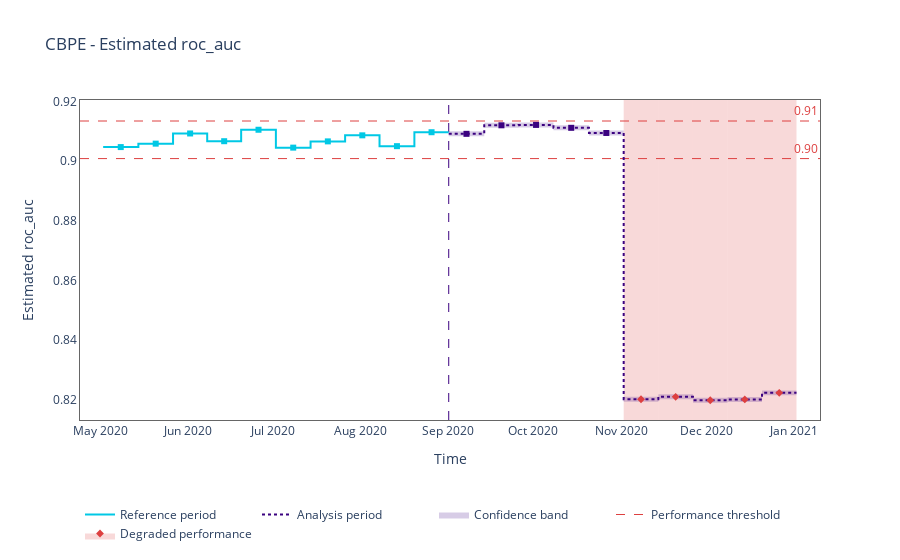
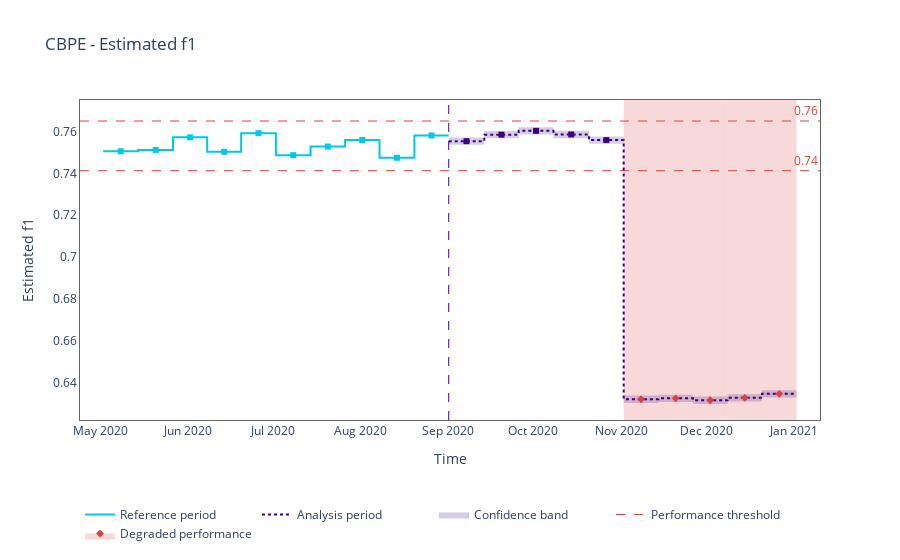

The notebook cell these images were saved under, in order:
### Code cell
for metric in cbpe.metrics:
    figure = est_perf_with_ref.plot(kind='performance', metric=metric)
    figure.show()

### Figure 1 — Plotly figure (JSON) as saved in the notebook; plotly's stock layout.template omitted (floating-point values rounded to 4 significant figures)
{"data": [{"hoverinfo": "skip", "line": {"color": "rgba(0,0,0,0)", "shape": "hv"}, "mode": "lines", "showlegend": false, "type": "scatter", "x": ["2020-09-01T03:10:01", "2020-09-13T16:15:32", "2020-09-25T19:50:04", "2020-10-08T02:57:34", "2020-10-20T15:49:06", "2020-11-01T22:04:59", "2020-11-14T03:55:49", "2020-11-26T09:19:22", "2020-12-08T14:34:25", "2020-12-20T18:31:09", "2021-01-01T22:57:55"], "y": [0.91, 0.9129, 0.913, 0.9121, 0.9103, 0.8209, 0.8218, 0.8206, 0.8209, 0.8231, 0.8231]}, {"fill": "tonexty", "fillcolor": "rgba(0.23137254901960785, 0.00784313725490196, 0.5019607843137255, 0.2)", "hoverinfo": "skip", "line": {"color": "rgba(0,0,0,0)", "shape": "hv"}, "mode": "lines", "showlegend": false, "type": "scatter", "x": ["2020-09-01T03:10:01", "2020-09-13T16:15:32", "2020-09-25T19:50:04", "2020-10-08T02:57:34", "2020-10-20T15:49:06", "2020-11-01T22:04:59", "2020-11-14T03:55:49", "2020-11-26T09:19:22", "2020-12-08T14:34:25", "2020-12-20T18:31:09", "2021-01-01T22:57:55"], "y": [0.9084, 0.9112, 0.9114, 0.9104, 0.9087, 0.8193, 0.8201, 0.819, 0.8192, 0.8214, 0.8214]}, {"hoverinfo": "skip", "legendgroup": "1", "line": {"color": "#00c8e5", "shape": "hv", "width": 2}, "mode": "lines", "name": "Reference period", "type": "scatter", "x": ["2020-05-02T02:01:30", "2020-05-14T12:29:25", "2020-05-26T18:31:06", "2020-06-07T19:58:39", "2020-06-19T19:44:14", "2020-07-02T02:06:56", "2020-07-14T08:14:08", "2020-07-26T12:57:37", "2020-08-07T16:33:44", "2020-08-20T00:07:58", "2020-09-01T03:03:23"], "y": [0.9048, 0.9059, 0.9093, 0.9067, 0.9106, 0.9046, 0.9067, 0.9087, 0.9051, 0.9097, 0.9097]}, {"hoverinfo": "skip", "legendgroup": "1", "line": {"color": "#3b0280", "dash": "dot", "shape": "hv", "width": 2}, "mode": "lines", "name": "Analysis period", "type": "scatter", "x": ["2020-09-01T03:10:01", "2020-09-13T16:15:32", "2020-09-25T19:50:04", "2020-10-08T02:57:34", "2020-10-20T15:49:06", "2020-11-01T22:04:59", "2020-11-14T03:55:49", "2020-11-26T09:19:22", "2020-12-08T14:34:25", "2020-12-20T18:31:09", "2021-01-01T22:57:55"], "y": [0.9092, 0.9121, 0.9122, 0.9112, 0.9095, 0.8201, 0.8209, 0.8198, 0.8201, 0.8223, 0.8223]}, {"customdata": [["[0:5999]", "May-02-2020", "May-14-2020", "0.9048", "<b style=\"color:#00c8e5;line-height:60px\">Reference</b>", "", ""], ["[6000:11999]", "May-14-2020", "May-26-2020", "0.9059", "<b style=\"color:#00c8e5;line-height:60px\">Reference</b>", "", ""], ["[12000:17999]", "May-26-2020", "Jun-07-2020", "0.9093", "<b style=\"color:#00c8e5;line-height:60px\">Reference</b>", "", ""], ["[18000:23999]", "Jun-07-2020", "Jun-19-2020", "0.9067", "<b style=\"color:#00c8e5;line-height:60px\">Reference</b>", "", ""], ["[24000:29999]", "Jun-19-2020", "Jul-02-2020", "0.9106", "<b style=\"color:#00c8e5;line-height:60px\">Reference</b>", "", ""], ["[30000:35999]", "Jul-02-2020", "Jul-14-2020", "0.9046", "<b style=\"color:#00c8e5;line-height:60px\">Reference</b>", "", ""], ["[36000:41999]", "Jul-14-2020", "Jul-26-2020", "0.9067", "<b style=\"color:#00c8e5;line-height:60px\">Reference</b>", "", ""], ["[42000:47999]", "Jul-26-2020", "Aug-07-2020", "0.9087", "<b style=\"color:#00c8e5;line-height:60px\">Reference</b>", "", ""], ["[48000:53999]", "Aug-07-2020", "Aug-20-2020", "0.9051", "<b style=\"color:#00c8e5;line-height:60px\">Reference</b>", "", ""], ["[54000:59999]", "Aug-20-2020", "Sep-01-2020", "0.9097", "<b style=\"color:#00c8e5;line-height:60px\">Reference</b>", "", ""]], "hovertemplate": "%{customdata[4]} &nbsp; &nbsp; <span style=\"color:#AD0000\">%{customdata[5]}</span><br>Chunk: <b>%{customdata[0]}</b> &nbsp; &nbsp; From <b>%{customdata[1]}</b> to <b>%{customdata[2]}</b> &nbsp; &nbsp; <br>Estimated ROC AUC: <b>%{customdata[3]}</b>  &nbsp; &nbsp; %{customdata[6]} <extra></extra>", "marker": {"color": "#00c8e5", "size": 6, "symbol": "square"}, "mode": "markers", "name": "Reference", "showlegend": false, "type": "scatter", "x": ["2020-05-08T07:13:32.500000", "2020-05-20T15:28:33.500000", "2020-06-01T19:13:25.500000", "2020-06-13T19:50:29.500000", "2020-06-25T22:51:09.500000", "2020-07-08T05:10:30", "2020-07-20T10:34:55", "2020-08-01T14:44:56", "2020-08-13T20:19:56", "2020-08-26T01:35:40.500000"], "y": [0.9048, 0.9059, 0.9093, 0.9067, 0.9106, 0.9046, 0.9067, 0.9087, 0.9051, 0.9097]}, {"customdata": [["[60000:65999]", "Sep-01-2020", "Sep-13-2020", "0.9092", "<b style=\"color:#3b0280;line-height:60px\">Analysis</b>", "", ""], ["[66000:71999]", "Sep-13-2020", "Sep-25-2020", "0.9121", "<b style=\"color:#3b0280;line-height:60px\">Analysis</b>", "", ""], ["[72000:77999]", "Sep-25-2020", "Oct-08-2020", "0.9122", "<b style=\"color:#3b0280;line-height:60px\">Analysis</b>", "", ""], ["[78000:83999]", "Oct-08-2020", "Oct-20-2020", "0.9112", "<b style=\"color:#3b0280;line-height:60px\">Analysis</b>", "", ""], ["[84000:89999]", "Oct-20-2020", "Nov-01-2020", "0.9095", "<b style=\"color:#3b0280;line-height:60px\">Analysis</b>", "", ""]], "hovertemplate": "%{customdata[4]} &nbsp; &nbsp; <span style=\"color:#AD0000\">%{customdata[5]}</span><br>Chunk: <b>%{customdata[0]}</b> &nbsp; &nbsp; From <b>%{customdata[1]}</b> to <b>%{customdata[2]}</b> &nbsp; &nbsp; <br>Estimated ROC AUC: <b>%{customdata[3]}</b>  &nbsp; &nbsp; %{customdata[6]} <extra></extra>", "marker": {"color": "#3b0280", "size": 6, "symbol": "square"}, "mode": "markers", "name": "No change", "showlegend": false, "type": "scatter", "x": ["2020-09-07T09:42:35.500000", "2020-09-19T18:02:07", "2020-10-01T23:21:55.500000", "2020-10-14T09:22:56.500000", "2020-10-26T18:56:53"], "y": [0.9092, 0.9121, 0.9122, 0.9112, 0.9095]}, {"customdata": [["[90000:95999]", "Nov-01-2020", "Nov-14-2020", "0.8201", "<b style=\"color:#3b0280;line-height:60px\">Analysis</b>", "⚠ <b>Drift detected</b>", ""], ["[96000:101999]", "Nov-14-2020", "Nov-26-2020", "0.8209", "<b style=\"color:#3b0280;line-height:60px\">Analysis</b>", "⚠ <b>Drift detected</b>", ""], ["[102000:107999]", "Nov-26-2020", "Dec-08-2020", "0.8198", "<b style=\"color:#3b0280;line-height:60px\">Analysis</b>", "⚠ <b>Drift detected</b>", ""], ["[108000:113999]", "Dec-08-2020", "Dec-20-2020", "0.8201", "<b style=\"color:#3b0280;line-height:60px\">Analysis</b>", "⚠ <b>Drift detected</b>", ""], ["[114000:119999]", "Dec-20-2020", "Jan-01-2021", "0.8223", "<b style=\"color:#3b0280;line-height:60px\">Analysis</b>", "⚠ <b>Drift detected</b>", ""]], "hovertemplate": "%{customdata[4]} &nbsp; &nbsp; <span style=\"color:#AD0000\">%{customdata[5]}</span><br>Chunk: <b>%{customdata[0]}</b> &nbsp; &nbsp; From <b>%{customdata[1]}</b> to <b>%{customdata[2]}</b> &nbsp; &nbsp; <br>Estimated ROC AUC: <b>%{customdata[3]}</b>  &nbsp; &nbsp; %{customdata[6]} <extra></extra>", "marker": {"color": "#DD4040", "size": 6, "symbol": "diamond"}, "mode": "markers", "name": "Change", "showlegend": false, "type": "scatter", "x": ["2020-11-08T01:00:16", "2020-11-20T06:37:27.500000", "2020-12-02T11:56:39", "2020-12-14T16:32:27.500000", "2020-12-26T20:44:32"], "y": [0.8201, 0.8209, 0.8198, 0.8201, 0.8223]}, {"line": {"color": "rgba(0,0,0,0)"}, "mode": "lines", "showlegend": false, "type": "scatter", "x": [[1588922012500000000], [1609015472000000000]], "y": [null, null]}, {"fill": "tonexty", "fillcolor": "rgba(0.23137254901960785, 0.00784313725490196, 0.5019607843137255, 0.2)", "legendgroup": "1", "line": {"color": "rgba(0,0,0,0)"}, "mode": "lines", "name": "Confidence band", "type": "scatter", "x": [[1588922012500000000], [1609015472000000000]], "y": [null, null]}, {"legendgroup": "1", "line": {"color": "#DD4040", "dash": "dash", "width": 1}, "mode": "lines", "name": "Performance threshold", "type": "scatter", "x": [[1588922012500000000], [1609015472000000000]], "y": [null, null]}, {"line": {"color": "rgba(0,0,0,0)"}, "mode": "lines", "showlegend": false, "type": "scatter", "x": [[1588922012500000000], [1609015472000000000]], "y": [null, null]}, {"fill": "tonexty", "fillcolor": "rgba(0.8666666666666667, 0.25098039215686274, 0.25098039215686274, 0.2)", "legendgroup": "1", "line": {"color": "rgba(0,0,0,0)"}, "marker": {"color": "#DD4040", "size": 6, "symbol": "diamond"}, "mode": "lines+markers", "name": "Degraded performance", "type": "scatter", "x": [[1588922012500000000], [1609015472000000000]], "y": [null, null]}], "layout": {"annotations": [{"font": {"color": "#DD4040"}, "showarrow": false, "text": "0.91", "x": 1, "xanchor": "right", "xref": "x domain", "y": 0.9135, "yanchor": "bottom", "yref": "y"}, {"font": {"color": "#DD4040"}, "showarrow": false, "text": "0.90", "x": 1, "xanchor": "right", "xref": "x domain", "y": 0.9009, "yanchor": "bottom", "yref": "y"}], "hoverlabel": {"bgcolor": "white", "font": {"size": 14}}, "legend": {"itemclick": false, "itemdoubleclick": false, "orientation": "h", "traceorder": "normal", "x": 0, "xanchor": "left", "y": -0.25, "yanchor": "top"}, "paper_bgcolor": "rgba(255,255,255,1)", "plot_bgcolor": "rgba(255,255,255,1)", "shapes": [{"layer": "below", "line": {"color": "#DD4040", "dash": "dash", "width": 1}, "type": "line", "x0": 0, "x1": 1, "xref": "x domain", "y0": 0.9135, "y1": 0.9135, "yref": "y"}, {"layer": "below", "line": {"color": "#DD4040", "dash": "dash", "width": 1}, "type": "line", "x0": 0, "x1": 1, "xref": "x domain", "y0": 0.9009, "y1": 0.9009, "yref": "y"}, {"layer": "below", "line": {"color": "#3b0280", "dash": "dash", "width": 1}, "type": "line", "x0": "2020-09-01T03:10:01", "x1": "2020-09-01T03:10:01", "xref": "x", "y0": 0, "y1": 1, "yref": "y domain"}, {"fillcolor": "#DD4040", "layer": "below", "line": {"width": 0}, "opacity": 0.2, "type": "rect", "x0": "2020-11-01T22:04:59", "x1": "2020-11-14T03:55:33", "xref": "x", "y0": 0, "y1": 1, "yref": "y domain"}, {"fillcolor": "#DD4040", "layer": "below", "line": {"width": 0}, "opacity": 0.2, "type": "rect", "x0": "2020-11-14T03:55:49", "x1": "2020-11-26T09:19:06", "xref": "x", "y0": 0, "y1": 1, "yref": "y domain"}, {"fillcolor": "#DD4040", "layer": "below", "line": {"width": 0}, "opacity": 0.2, "type": "rect", "x0": "2020-11-26T09:19:22", "x1": "2020-12-08T14:33:56", "xref": "x", "y0": 0, "y1": 1, "yref": "y domain"}, {"fillcolor": "#DD4040", "layer": "below", "line": {"width": 0}, "opacity": 0.2, "type": "rect", "x0": "2020-12-08T14:34:25", "x1": "2020-12-20T18:30:30", "xref": "x", "y0": 0, "y1": 1, "yref": "y domain"}, {"fillcolor": "#DD4040", "layer": "below", "line": {"width": 0}, "opacity": 0.2, "type": "rect", "x0": "2020-12-20T18:31:09", "x1": "2021-01-01T22:57:55", "xref": "x", "y0": 0, "y1": 1, "yref": "y domain"}], "title": {"text": "CBPE - Estimated roc_auc"}, "xaxis": {"linecolor": "#666666", "mirror": true, "showgrid": false, "title": {"text": "Time"}, "zeroline": false}, "yaxis": {"linecolor": "#666666", "mirror": true, "showgrid": false, "title": {"text": "Estimated roc_auc"}, "zeroline": false}}}

### Figure 2 — Plotly figure (JSON) as saved in the notebook; plotly's stock layout.template omitted (floating-point values rounded to 4 significant figures)
{"data": [{"hoverinfo": "skip", "line": {"color": "rgba(0,0,0,0)", "shape": "hv"}, "mode": "lines", "showlegend": false, "type": "scatter", "x": ["2020-09-01T03:10:01", "2020-09-13T16:15:32", "2020-09-25T19:50:04", "2020-10-08T02:57:34", "2020-10-20T15:49:06", "2020-11-01T22:04:59", "2020-11-14T03:55:49", "2020-11-26T09:19:22", "2020-12-08T14:34:25", "2020-12-20T18:31:09", "2021-01-01T22:57:55"], "y": [0.7571, 0.7602, 0.762, 0.7603, 0.7576, 0.6341, 0.6345, 0.6336, 0.6347, 0.6366, 0.6366]}, {"fill": "tonexty", "fillcolor": "rgba(0.23137254901960785, 0.00784313725490196, 0.5019607843137255, 0.2)", "hoverinfo": "skip", "line": {"color": "rgba(0,0,0,0)", "shape": "hv"}, "mode": "lines", "showlegend": false, "type": "scatter", "x": ["2020-09-01T03:10:01", "2020-09-13T16:15:32", "2020-09-25T19:50:04", "2020-10-08T02:57:34", "2020-10-20T15:49:06", "2020-11-01T22:04:59", "2020-11-14T03:55:49", "2020-11-26T09:19:22", "2020-12-08T14:34:25", "2020-12-20T18:31:09", "2021-01-01T22:57:55"], "y": [0.7536, 0.7567, 0.7585, 0.7568, 0.7541, 0.6306, 0.631, 0.6301, 0.6312, 0.6331, 0.6331]}, {"hoverinfo": "skip", "legendgroup": "1", "line": {"color": "#00c8e5", "shape": "hv", "width": 2}, "mode": "lines", "name": "Reference period", "type": "scatter", "x": ["2020-05-02T02:01:30", "2020-05-14T12:29:25", "2020-05-26T18:31:06", "2020-06-07T19:58:39", "2020-06-19T19:44:14", "2020-07-02T02:06:56", "2020-07-14T08:14:08", "2020-07-26T12:57:37", "2020-08-07T16:33:44", "2020-08-20T00:07:58", "2020-09-01T03:03:23"], "y": [0.7505, 0.7511, 0.7571, 0.7503, 0.7591, 0.7486, 0.7528, 0.7559, 0.7474, 0.7581, 0.7581]}, {"hoverinfo": "skip", "legendgroup": "1", "line": {"color": "#3b0280", "dash": "dot", "shape": "hv", "width": 2}, "mode": "lines", "name": "Analysis period", "type": "scatter", "x": ["2020-09-01T03:10:01", "2020-09-13T16:15:32", "2020-09-25T19:50:04", "2020-10-08T02:57:34", "2020-10-20T15:49:06", "2020-11-01T22:04:59", "2020-11-14T03:55:49", "2020-11-26T09:19:22", "2020-12-08T14:34:25", "2020-12-20T18:31:09", "2021-01-01T22:57:55"], "y": [0.7553, 0.7584, 0.7603, 0.7585, 0.7559, 0.6323, 0.6327, 0.6318, 0.633, 0.6349, 0.6349]}, {"customdata": [["[0:5999]", "May-02-2020", "May-14-2020", "0.7505", "<b style=\"color:#00c8e5;line-height:60px\">Reference</b>", "", ""], ["[6000:11999]", "May-14-2020", "May-26-2020", "0.7511", "<b style=\"color:#00c8e5;line-height:60px\">Reference</b>", "", ""], ["[12000:17999]", "May-26-2020", "Jun-07-2020", "0.7571", "<b style=\"color:#00c8e5;line-height:60px\">Reference</b>", "", ""], ["[18000:23999]", "Jun-07-2020", "Jun-19-2020", "0.7503", "<b style=\"color:#00c8e5;line-height:60px\">Reference</b>", "", ""], ["[24000:29999]", "Jun-19-2020", "Jul-02-2020", "0.7591", "<b style=\"color:#00c8e5;line-height:60px\">Reference</b>", "", ""], ["[30000:35999]", "Jul-02-2020", "Jul-14-2020", "0.7486", "<b style=\"color:#00c8e5;line-height:60px\">Reference</b>", "", ""], ["[36000:41999]", "Jul-14-2020", "Jul-26-2020", "0.7528", "<b style=\"color:#00c8e5;line-height:60px\">Reference</b>", "", ""], ["[42000:47999]", "Jul-26-2020", "Aug-07-2020", "0.7559", "<b style=\"color:#00c8e5;line-height:60px\">Reference</b>", "", ""], ["[48000:53999]", "Aug-07-2020", "Aug-20-2020", "0.7474", "<b style=\"color:#00c8e5;line-height:60px\">Reference</b>", "", ""], ["[54000:59999]", "Aug-20-2020", "Sep-01-2020", "0.7581", "<b style=\"color:#00c8e5;line-height:60px\">Reference</b>", "", ""]], "hovertemplate": "%{customdata[4]} &nbsp; &nbsp; <span style=\"color:#AD0000\">%{customdata[5]}</span><br>Chunk: <b>%{customdata[0]}</b> &nbsp; &nbsp; From <b>%{customdata[1]}</b> to <b>%{customdata[2]}</b> &nbsp; &nbsp; <br>Estimated ROC AUC: <b>%{customdata[3]}</b>  &nbsp; &nbsp; %{customdata[6]} <extra></extra>", "marker": {"color": "#00c8e5", "size": 6, "symbol": "square"}, "mode": "markers", "name": "Reference", "showlegend": false, "type": "scatter", "x": ["2020-05-08T07:13:32.500000", "2020-05-20T15:28:33.500000", "2020-06-01T19:13:25.500000", "2020-06-13T19:50:29.500000", "2020-06-25T22:51:09.500000", "2020-07-08T05:10:30", "2020-07-20T10:34:55", "2020-08-01T14:44:56", "2020-08-13T20:19:56", "2020-08-26T01:35:40.500000"], "y": [0.7505, 0.7511, 0.7571, 0.7503, 0.7591, 0.7486, 0.7528, 0.7559, 0.7474, 0.7581]}, {"customdata": [["[60000:65999]", "Sep-01-2020", "Sep-13-2020", "0.7553", "<b style=\"color:#3b0280;line-height:60px\">Analysis</b>", "", ""], ["[66000:71999]", "Sep-13-2020", "Sep-25-2020", "0.7584", "<b style=\"color:#3b0280;line-height:60px\">Analysis</b>", "", ""], ["[72000:77999]", "Sep-25-2020", "Oct-08-2020", "0.7603", "<b style=\"color:#3b0280;line-height:60px\">Analysis</b>", "", ""], ["[78000:83999]", "Oct-08-2020", "Oct-20-2020", "0.7585", "<b style=\"color:#3b0280;line-height:60px\">Analysis</b>", "", ""], ["[84000:89999]", "Oct-20-2020", "Nov-01-2020", "0.7559", "<b style=\"color:#3b0280;line-height:60px\">Analysis</b>", "", ""]], "hovertemplate": "%{customdata[4]} &nbsp; &nbsp; <span style=\"color:#AD0000\">%{customdata[5]}</span><br>Chunk: <b>%{customdata[0]}</b> &nbsp; &nbsp; From <b>%{customdata[1]}</b> to <b>%{customdata[2]}</b> &nbsp; &nbsp; <br>Estimated ROC AUC: <b>%{customdata[3]}</b>  &nbsp; &nbsp; %{customdata[6]} <extra></extra>", "marker": {"color": "#3b0280", "size": 6, "symbol": "square"}, "mode": "markers", "name": "No change", "showlegend": false, "type": "scatter", "x": ["2020-09-07T09:42:35.500000", "2020-09-19T18:02:07", "2020-10-01T23:21:55.500000", "2020-10-14T09:22:56.500000", "2020-10-26T18:56:53"], "y": [0.7553, 0.7584, 0.7603, 0.7585, 0.7559]}, {"customdata": [["[90000:95999]", "Nov-01-2020", "Nov-14-2020", "0.6323", "<b style=\"color:#3b0280;line-height:60px\">Analysis</b>", "⚠ <b>Drift detected</b>", ""], ["[96000:101999]", "Nov-14-2020", "Nov-26-2020", "0.6327", "<b style=\"color:#3b0280;line-height:60px\">Analysis</b>", "⚠ <b>Drift detected</b>", ""], ["[102000:107999]", "Nov-26-2020", "Dec-08-2020", "0.6318", "<b style=\"color:#3b0280;line-height:60px\">Analysis</b>", "⚠ <b>Drift detected</b>", ""], ["[108000:113999]", "Dec-08-2020", "Dec-20-2020", "0.6330", "<b style=\"color:#3b0280;line-height:60px\">Analysis</b>", "⚠ <b>Drift detected</b>", ""], ["[114000:119999]", "Dec-20-2020", "Jan-01-2021", "0.6349", "<b style=\"color:#3b0280;line-height:60px\">Analysis</b>", "⚠ <b>Drift detected</b>", ""]], "hovertemplate": "%{customdata[4]} &nbsp; &nbsp; <span style=\"color:#AD0000\">%{customdata[5]}</span><br>Chunk: <b>%{customdata[0]}</b> &nbsp; &nbsp; From <b>%{customdata[1]}</b> to <b>%{customdata[2]}</b> &nbsp; &nbsp; <br>Estimated ROC AUC: <b>%{customdata[3]}</b>  &nbsp; &nbsp; %{customdata[6]} <extra></extra>", "marker": {"color": "#DD4040", "size": 6, "symbol": "diamond"}, "mode": "markers", "name": "Change", "showlegend": false, "type": "scatter", "x": ["2020-11-08T01:00:16", "2020-11-20T06:37:27.500000", "2020-12-02T11:56:39", "2020-12-14T16:32:27.500000", "2020-12-26T20:44:32"], "y": [0.6323, 0.6327, 0.6318, 0.633, 0.6349]}, {"line": {"color": "rgba(0,0,0,0)"}, "mode": "lines", "showlegend": false, "type": "scatter", "x": [[1588922012500000000], [1609015472000000000]], "y": [null, null]}, {"fill": "tonexty", "fillcolor": "rgba(0.23137254901960785, 0.00784313725490196, 0.5019607843137255, 0.2)", "legendgroup": "1", "line": {"color": "rgba(0,0,0,0)"}, "mode": "lines", "name": "Confidence band", "type": "scatter", "x": [[1588922012500000000], [1609015472000000000]], "y": [null, null]}, {"legendgroup": "1", "line": {"color": "#DD4040", "dash": "dash", "width": 1}, "mode": "lines", "name": "Performance threshold", "type": "scatter", "x": [[1588922012500000000], [1609015472000000000]], "y": [null, null]}, {"line": {"color": "rgba(0,0,0,0)"}, "mode": "lines", "showlegend": false, "type": "scatter", "x": [[1588922012500000000], [1609015472000000000]], "y": [null, null]}, {"fill": "tonexty", "fillcolor": "rgba(0.8666666666666667, 0.25098039215686274, 0.25098039215686274, 0.2)", "legendgroup": "1", "line": {"color": "rgba(0,0,0,0)"}, "marker": {"color": "#DD4040", "size": 6, "symbol": "diamond"}, "mode": "lines+markers", "name": "Degraded performance", "type": "scatter", "x": [[1588922012500000000], [1609015472000000000]], "y": [null, null]}], "layout": {"annotations": [{"font": {"color": "#DD4040"}, "showarrow": false, "text": "0.76", "x": 1, "xanchor": "right", "xref": "x domain", "y": 0.7649, "yanchor": "bottom", "yref": "y"}, {"font": {"color": "#DD4040"}, "showarrow": false, "text": "0.74", "x": 1, "xanchor": "right", "xref": "x domain", "y": 0.7413, "yanchor": "bottom", "yref": "y"}], "hoverlabel": {"bgcolor": "white", "font": {"size": 14}}, "legend": {"itemclick": false, "itemdoubleclick": false, "orientation": "h", "traceorder": "normal", "x": 0, "xanchor": "left", "y": -0.25, "yanchor": "top"}, "paper_bgcolor": "rgba(255,255,255,1)", "plot_bgcolor": "rgba(255,255,255,1)", "shapes": [{"layer": "below", "line": {"color": "#DD4040", "dash": "dash", "width": 1}, "type": "line", "x0": 0, "x1": 1, "xref": "x domain", "y0": 0.7649, "y1": 0.7649, "yref": "y"}, {"layer": "below", "line": {"color": "#DD4040", "dash": "dash", "width": 1}, "type": "line", "x0": 0, "x1": 1, "xref": "x domain", "y0": 0.7413, "y1": 0.7413, "yref": "y"}, {"layer": "below", "line": {"color": "#3b0280", "dash": "dash", "width": 1}, "type": "line", "x0": "2020-09-01T03:10:01", "x1": "2020-09-01T03:10:01", "xref": "x", "y0": 0, "y1": 1, "yref": "y domain"}, {"fillcolor": "#DD4040", "layer": "below", "line": {"width": 0}, "opacity": 0.2, "type": "rect", "x0": "2020-11-01T22:04:59", "x1": "2020-11-14T03:55:33", "xref": "x", "y0": 0, "y1": 1, "yref": "y domain"}, {"fillcolor": "#DD4040", "layer": "below", "line": {"width": 0}, "opacity": 0.2, "type": "rect", "x0": "2020-11-14T03:55:49", "x1": "2020-11-26T09:19:06", "xref": "x", "y0": 0, "y1": 1, "yref": "y domain"}, {"fillcolor": "#DD4040", "layer": "below", "line": {"width": 0}, "opacity": 0.2, "type": "rect", "x0": "2020-11-26T09:19:22", "x1": "2020-12-08T14:33:56", "xref": "x", "y0": 0, "y1": 1, "yref": "y domain"}, {"fillcolor": "#DD4040", "layer": "below", "line": {"width": 0}, "opacity": 0.2, "type": "rect", "x0": "2020-12-08T14:34:25", "x1": "2020-12-20T18:30:30", "xref": "x", "y0": 0, "y1": 1, "yref": "y domain"}, {"fillcolor": "#DD4040", "layer": "below", "line": {"width": 0}, "opacity": 0.2, "type": "rect", "x0": "2020-12-20T18:31:09", "x1": "2021-01-01T22:57:55", "xref": "x", "y0": 0, "y1": 1, "yref": "y domain"}], "title": {"text": "CBPE - Estimated f1"}, "xaxis": {"linecolor": "#666666", "mirror": true, "showgrid": false, "title": {"text": "Time"}, "zeroline": false}, "yaxis": {"linecolor": "#666666", "mirror": true, "showgrid": false, "title": {"text": "Estimated f1"}, "zeroline": false}}}
